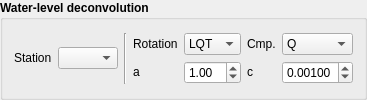
           <widget class="QGroupBox" name="groupBox_4">
            <property name="enabled">
             <bool>true</bool>
            </property>
            <property name="sizePolicy">
             <sizepolicy hsizetype="Preferred" vsizetype="Fixed">
              <horstretch>0</horstretch>
              <verstretch>0</verstretch>
             </sizepolicy>
            </property>
            <property name="minimumSize">
             <size>
              <width>0</width>
              <height>0</height>
             </size>
            </property>
            <property name="font">
             <font>
              <weight>75</weight>
              <bold>true</bold>
              <kerning>true</kerning>
             </font>
            </property>
            <property name="title">
             <string>Water-level deconvolution</string>
            </property>
            <layout class="QVBoxLayout" name="verticalLayout_16">
             <item>
              <layout class="QHBoxLayout" name="horizontalLayout_23">
               <item>
                <widget class="QLabel" name="label">
                 <property name="sizePolicy">
                  <sizepolicy hsizetype="Fixed" vsizetype="Fixed">
                   <horstretch>0</horstretch>
                   <verstretch>0</verstretch>
                  </sizepolicy>
                 </property>
                 <property name="font">
                  <font>
                   <weight>50</weight>
                   <bold>false</bold>
                   <kerning>true</kerning>
                  </font>
                 </property>
                 <property name="text">
                  <string>Station</string>
                 </property>
                </widget>
               </item>
               <item>
                <widget class="QComboBox" name="comboBox">
                 <property name="sizePolicy">
                  <sizepolicy hsizetype="Fixed" vsizetype="Fixed">
                   <horstretch>0</horstretch>
                   <verstretch>0</verstretch>
                  </sizepolicy>
                 </property>
                 <property name="maximumSize">
                  <size>
                   <width>60</width>
                   <height>16777215</height>
                  </size>
                 </property>
                 <property name="font">
                  <font>
                   <weight>50</weight>
                   <bold>false</bold>
                   <kerning>true</kerning>
                  </font>
                 </property>
                </widget>
               </item>
               <item>
                <widget class="Line" name="line">
                 <property name="orientation">
                  <enum>Qt::Vertical</enum>
                 </property>
                </widget>
               </item>
               <item>
                <layout class="QGridLayout" name="gridLayout_6">
                 <item row="1" column="3">
                  <widget class="QDoubleSpinBox" name="doubleSpinBox">
                   <property name="font">
                    <font>
                     <weight>50</weight>
                     <bold>false</bold>
                     <kerning>true</kerning>
                    </font>
                   </property>
                   <property name="singleStep">
                    <double>0.010000000000000</double>
                   </property>
                   <property name="value">
                    <double>1.000000000000000</double>
                   </property>
                  </widget>
                 </item>
                 <item row="1" column="2">
                  <widget class="QLabel" name="label_34">
                   <property name="sizePolicy">
                    <sizepolicy hsizetype="Fixed" vsizetype="Fixed">
                     <horstretch>0</horstretch>
                     <verstretch>0</verstretch>
                    </sizepolicy>
                   </property>
                   <property name="font">
                    <font>
                     <weight>50</weight>
                     <bold>false</bold>
                     <kerning>true</kerning>
                    </font>
                   </property>
                   <property name="text">
                    <string>a</string>
                   </property>
                  </widget>
                 </item>
                 <item row="1" column="5">
                  <widget class="QDoubleSpinBox" name="doubleSpinBox_2">
                   <property name="enabled">
                    <bool>true</bool>
                   </property>
                   <property name="sizePolicy">
                    <sizepolicy hsizetype="Preferred" vsizetype="Fixed">
                     <horstretch>0</horstretch>
                     <verstretch>0</verstretch>
                    </sizepolicy>
                   </property>
                   <property name="maximumSize">
                    <size>
                     <width>16777215</width>
                     <height>16777215</height>
                    </size>
                   </property>
                   <property name="font">
                    <font>
                     <weight>50</weight>
                     <bold>false</bold>
                     <kerning>true</kerning>
                    </font>
                   </property>
                   <property name="decimals">
                    <number>5</number>
                   </property>
                   <property name="maximum">
                    <double>1.000000000000000</double>
                   </property>
                   <property name="singleStep">
                    <double>0.000010000000000</double>
                   </property>
                   <property name="value">
                    <double>0.001000000000000</double>
                   </property>
                  </widget>
                 </item>
                 <item row="1" column="4">
                  <widget class="QLabel" name="label_4">
                   <property name="sizePolicy">
                    <sizepolicy hsizetype="Fixed" vsizetype="Fixed">
                     <horstretch>0</horstretch>
                     <verstretch>0</verstretch>
                    </sizepolicy>
                   </property>
                   <property name="font">
                    <font>
                     <weight>50</weight>
                     <bold>false</bold>
                     <kerning>true</kerning>
                    </font>
                   </property>
                   <property name="text">
                    <string>c</string>
                   </property>
                  </widget>
                 </item>
                 <item row="0" column="2">
                  <widget class="QLabel" name="label_32">
                   <property name="font">
                    <font>
                     <weight>50</weight>
                     <bold>false</bold>
                     <kerning>true</kerning>
                    </font>
                   </property>
                   <property name="text">
                    <string>Rotation</string>
                   </property>
                  </widget>
                 </item>
                 <item row="0" column="3">
                  <widget class="QComboBox" name="comboBox_9">
                   <property name="maximumSize">
                    <size>
                     <width>16777215</width>
                     <height>16777215</height>
                    </size>
                   </property>
                   <property name="font">
                    <font>
                     <weight>50</weight>
                     <bold>false</bold>
                     <kerning>true</kerning>
                    </font>
                   </property>
                   <item>
                    <property name="text">
                     <string>LQT</string>
                    </property>
                   </item>
                   <item>
                    <property name="text">
                     <string>ZRT</string>
                    </property>
                   </item>
                  </widget>
                 </item>
                 <item row="0" column="5">
                  <widget class="QComboBox" name="comboBox_10">
                   <property name="sizePolicy">
                    <sizepolicy hsizetype="Preferred" vsizetype="Fixed">
                     <horstretch>0</horstretch>
                     <verstretch>0</verstretch>
                    </sizepolicy>
                   </property>
                   <property name="maximumSize">
                    <size>
                     <width>16777215</width>
                     <height>16777215</height>
                    </size>
                   </property>
                   <property name="font">
                    <font>
                     <weight>50</weight>
                     <bold>false</bold>
                     <kerning>true</kerning>
                    </font>
                   </property>
                   <item>
                    <property name="text">
                     <string>Q</string>
                    </property>
                   </item>
                   <item>
                    <property name="text">
                     <string>T</string>
                    </property>
                   </item>
                   <item>
                    <property name="text">
                     <string>L</string>
                    </property>
                   </item>
                  </widget>
                 </item>
                 <item row="0" column="4">
                  <widget class="QLabel" name="label_35">
                   <property name="font">
                    <font>
                     <weight>50</weight>
                     <bold>false</bold>
                     <kerning>true</kerning>
                    </font>
                   </property>
                   <property name="text">
                    <string>Cmp.</string>
                   </property>
                  </widget>
                 </item>
                </layout>
               </item>
              </layout>
             </item>
            </layout>
           </widget>
